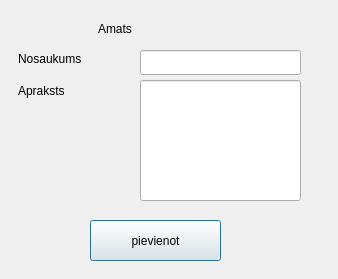
<?xml version="1.0" encoding="UTF-8"?>
<ui version="4.0">
 <class>pievienot_amatu</class>
 <widget class="QDialog" name="pievienot_amatu">
  <property name="geometry">
   <rect>
    <x>0</x>
    <y>0</y>
    <width>338</width>
    <height>279</height>
   </rect>
  </property>
  <property name="windowTitle">
   <string>Pievienot amatu</string>
  </property>
  <widget class="QLineEdit" name="apraksts">
   <property name="geometry">
    <rect>
     <x>140</x>
     <y>80</y>
     <width>161</width>
     <height>121</height>
    </rect>
   </property>
   <property name="maxLength">
    <number>1000</number>
   </property>
  </widget>
  <widget class="QLabel" name="label">
   <property name="geometry">
    <rect>
     <x>18</x>
     <y>50</y>
     <width>111</width>
     <height>17</height>
    </rect>
   </property>
   <property name="text">
    <string>Nosaukums</string>
   </property>
  </widget>
  <widget class="QLabel" name="label_1">
   <property name="geometry">
    <rect>
     <x>98</x>
     <y>20</y>
     <width>67</width>
     <height>17</height>
    </rect>
   </property>
   <property name="text">
    <string>Amats</string>
   </property>
  </widget>
  <widget class="QPushButton" name="pievienot_amats">
   <property name="geometry">
    <rect>
     <x>90</x>
     <y>220</y>
     <width>131</width>
     <height>41</height>
    </rect>
   </property>
   <property name="text">
    <string>pievienot</string>
   </property>
  </widget>
  <widget class="QLabel" name="label_2">
   <property name="geometry">
    <rect>
     <x>18</x>
     <y>70</y>
     <width>141</width>
     <height>41</height>
    </rect>
   </property>
   <property name="text">
    <string>Apraksts</string>
   </property>
   <property name="wordWrap">
    <bool>true</bool>
   </property>
  </widget>
  <widget class="QLineEdit" name="nosaukums">
   <property name="geometry">
    <rect>
     <x>140</x>
     <y>50</y>
     <width>161</width>
     <height>25</height>
    </rect>
   </property>
   <property name="maxLength">
    <number>20</number>
   </property>
  </widget>
 </widget>
 <resources/>
 <connections/>
</ui>
